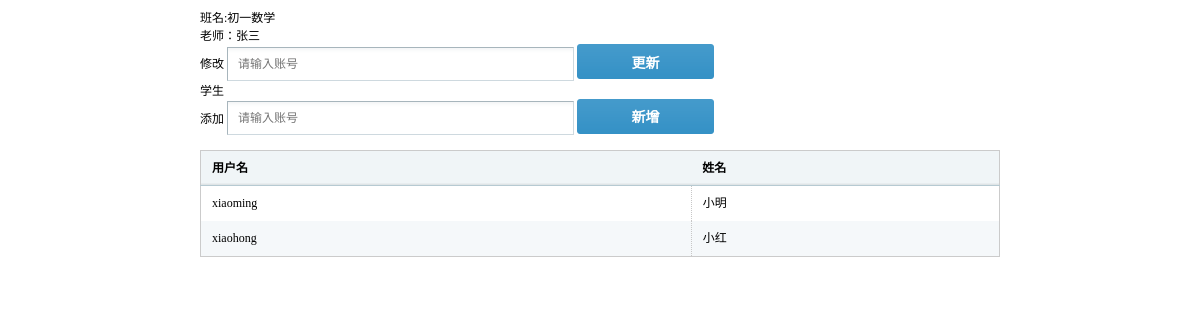
The page /adminviews/adminhwclassedit.php?t=1 (signed in) on the database its author committed.
### tables this page shows
CREATE TABLE `hw_user` (
  `userid` int(11) NOT NULL AUTO_INCREMENT,
  `username` varchar(32) DEFAULT NULL,
  `userdisplay` varchar(32) DEFAULT NULL,
  `userpassword` varchar(32) DEFAULT NULL,
  `usertype` int(11) DEFAULT NULL,
  `usertime` timestamp NULL DEFAULT NULL ON UPDATE CURRENT_TIMESTAMP,
  PRIMARY KEY (`userid`)
);

### phplibs/db.php (called while the page is built, shortened)
<?php
Class DB {
    private $link_id;
    private $is_log;
    private $time;
    public function __construct() {
        $this->time = $this->microtime_float();
		require("config.db.php");
        $this->is_log = $db_config["log"];
        if($this->is_log){
            $handle = fopen($db_config["logfilepath"]."dblog.txt", "a+");
            $this->handle=$handle;
        }
    }
    public function connect($dbhost, $dbuser, $dbpw, $dbname, $pconnect = 0,$charset='utf8') {
        if( $pconnect==0 ) {
            $this->link_id = @mysql_connect($dbhost, $dbuser, $dbpw, true);
            if(!$this->link_id){
                $this->halt("数据库连接失败");
            }
        } else {
            $this->link_id = @mysql_pconnect($dbhost, $dbuser, $dbpw);
        }
    }
    public function query($sql) {
        $query = mysql_query($sql,$this->link_id);
        return $query;
    }
    public function free_result() {
        $void = func_get_args();
    }
    public function __destruct() {
        $use_time = ($this-> microtime_float())-($this->time);
    }
    public function write_log($msg=''){
        if($this->is_log){
            $text = date("Y-m-d H:i:s")." ".$msg."\r\n";
        }
    }
    public function microtime_float() {
        list($usec, $sec) = explode(" ", microtime());
        return ((float)$usec + (float)$sec);
    }
}
?>

### phplibs/hwclasshelper.php (called while the page is built, shortened)
<?php
require_once ('db.php');
require_once ('userhelper.php');
class hwclass
{
    public static function gethwclassbyid($classid)
    {
        $db = new DB();
        $sql = "select * from hw_class where hwclassid = " . $classid;
        $query = $db->query($sql);
        while ($row = mysql_fetch_array($query, MYSQL_ASSOC)) {
            $info = new hwclass();
            $info->setvalues($row);
            return $info;
        }
        return 0;
    }
    public static function getclassstudent($classid)
    {
        $sql = "SELECT a.*,b.* from hw_user a ,hw_classstudent b
        WHERE a.userid = b.studentid AND b.hwclassid = " . $classid;
        $db = new DB();
        $query = $db->query($sql);
        $rt = array();
        while ($row = mysql_fetch_array($query, MYSQL_ASSOC)) {
            $info = new hwuser();
            $info->setvalues($row);
            $rt[] = $info;
        }
        return $rt;
    }
    public static function getclassteacher($classid)
    {
        $sql = "SELECT a.*,b.* from hw_user a ,hw_classteacher b
        WHERE a.userid = b.teacherid AND b.hwclassid = " . $classid;
        $db = new DB();
        $query = $db->query($sql);
        while ($row = mysql_fetch_array($query, MYSQL_ASSOC)) {
            $info = new hwuser();
            $info->setvalues($row);
            return $info;
        }
        return null;
    }
}
?>

### phplibs/config.db.php (called while the page is built)
<?php
    $db_config["hostname"] = "localhost";
    $db_config["username"] = "root";
    $db_config["password"] = "";
    $db_config["database"] = "homework";
    $db_config["charset"] = "utf8";
    $db_config["pconnect"] = 1;
    $db_config["log"] = 1;
    $db_config["logfilepath"] = './';
?>

### phplibs/userhelper.php (called while the page is built, shortened)
<?php
require_once ('db.php');
class hwuser
{
    function setvalues($row)
    {
        if (isset($row['username']))
            $this->username = $row['username'];
        if (isset($row['userdisplay']))
            $this->userdisplay = $row['userdisplay'];
    }
}
?>

### adminviews/adminhwclassedit.php (the view, shortened to what this page needs)
<?php
require_once ("../phplibs/hwclasshelper.php");
$teacher = null;
$students = null;
$hwcls = null;
function updatemessage($classid)
{
    $teacher = hwclass::getclassteacher($classid);
    $students = hwclass::getclassstudent($classid);
    $hwcls = hwclass::gethwclassbyid($classid);
}
if ($_SERVER["REQUEST_METHOD"] == "GET") {
    if (isset($_GET['t'])) {
        $classid = $_GET['t'];
        updatemessage($classid);
    }
}
?>
<!DOCTYPE html PUBLIC "-//W3C//DTD XHTML 1.0 Transitional//EN" "http://www.w3.org/TR/xhtml1/DTD/xhtml1-transitional.dtd">
<html xmlns="http://www.w3.org/1999/xhtml">
<head>
<link href="../styles/css/style.css" rel="stylesheet" type="text/css" />
</head>
<body>
<div class="mainframeinfo">
<p>班名:<?php
if (null != $hwcls) {
    echo $hwcls->hwclassname;
}
?></p>
<p>老师：<?php
if (null != $teacher) {
    echo $teacher->userdisplay;
}
?></p>
<form id="form1" name="form1" method="post" action="">
  修改
    <input type="text" placeholder="请输入账号" name="teaname" class="dfinput"/>
    <input type="submit" name="uptea" value="更新" class="btn"/>
</form>
<p>学生</p>
<form id="form2" name="form2" method="post" action="">
  添加
    <input type="text" placeholder="请输入账号" name="stuname" class="dfinput" />
    <input type="submit" name="addstu" value="新增" class="btn"/>
</form>
<p>&nbsp;</p>
<table class="tablelist">
    <thead>
    <tr>
        <th>用户名</th>
		<th>姓名</th>
    </tr>
    </thead>
    <tbody>
<?php
if (null != $students) {
    foreach ($students as $stu) {
        echo ("<tr><td>" . $stu->username . "</td><td>" . $stu->userdisplay .
            "</td></tr>");
    }
}
?>
</tbody>
</table>
</div>
</body>
</html>

### styles/css/style.css (style rules this page uses)
* { font-size:9pt;border:0;margin:0;padding:0; }
body { font-family:'微软雅黑'; margin:0 auto;min-width:980px; }
table { border-collapse:collapse;border-spacing: 0; }
.mainframeinfo { padding:8px 200px; }
.tablelist { border:solid 1px #cbcbcb; width:100%; clear:both; }
.tablelist th { background:url(../images/th.gif) repeat-x; height:34px; line-height:34px; border-bottom:solid 1px #b6cad2; text-indent:11px; text-align:left; }
.tablelist td { line-height:35px; text-indent:11px; border-right: dotted 1px #c7c7c7; }
.tablelist tbody tr.odd { background:#f5f8fa; }
.dfinput { width:345px; height:32px; line-height:32px; border-top:solid 1px #a7b5bc; border-left:solid 1px #a7b5bc; border-right:solid 1px #ced9df; border-bottom:solid 1px #ced9df; background:url(../images/inputbg.gif) repeat-x; text-indent:10px; }
.btn { width:137px;height:35px; background:url(../images/btnbg.png) no-repeat; font-size:14px;font-weight:bold;color:#fff; cursor:pointer; }

### rows shown on the page
hw_user: userdisplay "张三"
hw_user: username "xiaoming", userdisplay "小明"
hw_user: username "xiaohong", userdisplay "小红"

### other values the page prints
$hwcls->hwclassname "初一数学"
